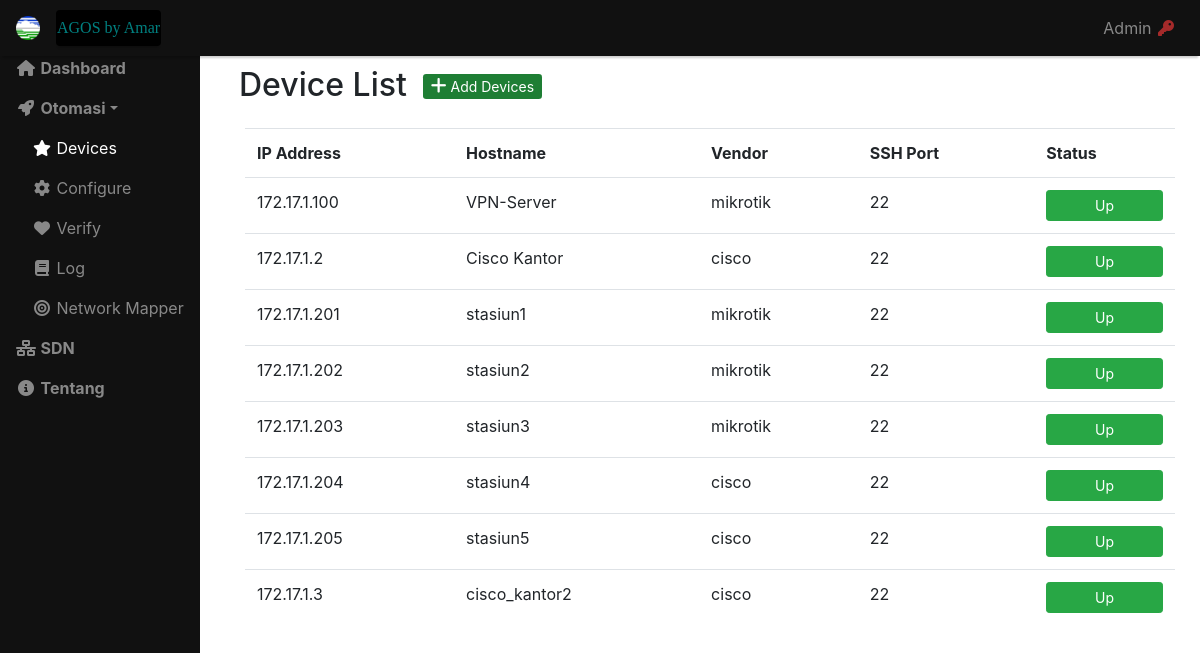
The app's page /devices/, older data.
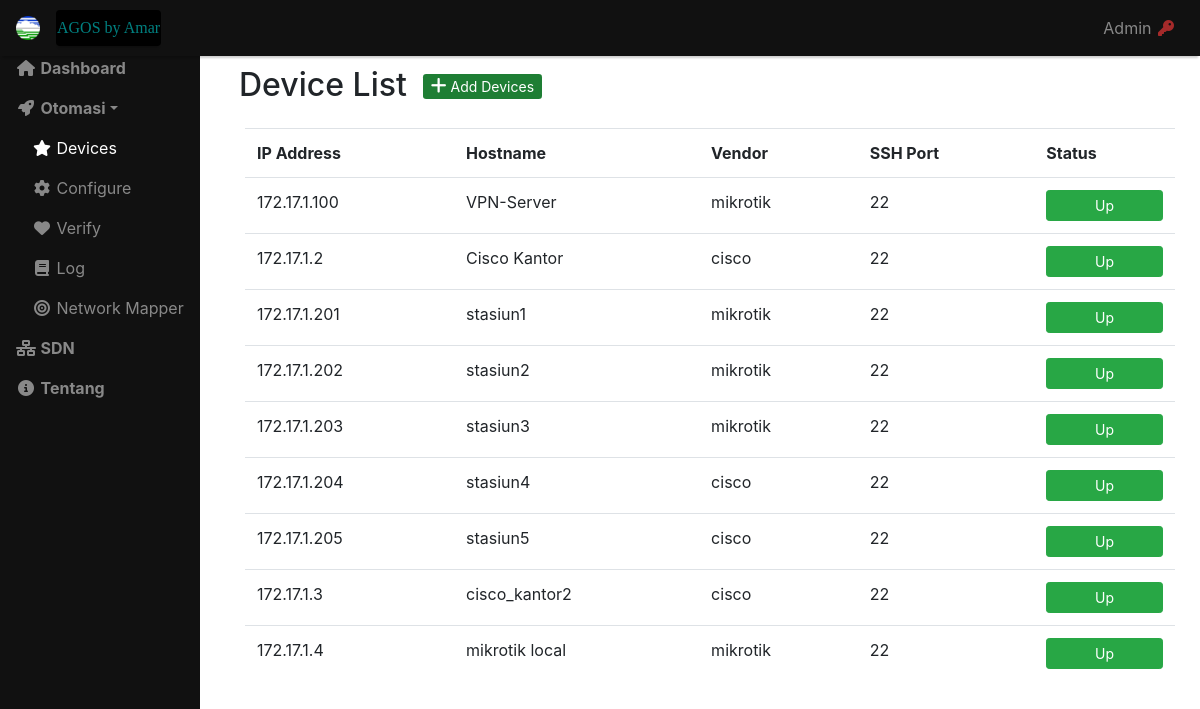
The same page, newer data.
### tomatis/models.py (models this page shows, shortened)
class Device(models.Model):
	ip_address = models.CharField(max_length=255, unique=True)
	hostname = models.CharField(max_length=255)
	username = models.CharField(max_length=255)
	password = models.CharField(max_length=255)
	ssh_port = models.IntegerField(default=22)
	VENDOR_CHOICES = {
		('mikrotik', 'Mikrotik'),
		('cisco','Cisco'),
	}
	vendor = models.CharField(max_length=255, choices=VENDOR_CHOICES)

### tomatis/views.py (the view)
# urls.py: path('devices/',views.devices, name='devices'),
def devices(request):
	all_device = Device.objects.order_by('ip_address')
	context = {
		'name': 'amar',
		'ip': 8080,
		'all_device' : all_device,
	}
	return render(request ,'devices.html', context)

### templates/devices.html (shortened to what this page needs)
{% extends 'main_template.html' %}
{% load django_bootstrap_breadcrumbs %}
{% block content %}
<div class="row">
	<div>
	    <h2 class="mb-4 ml-4">Device List</h2>
	</div>
	<div class="ml-3 mt-2">
	    <a href="/admin/tomatis/device/add/" class="btn-sm btn-success btn-lg active" role="button" aria-pressed="true"><i class="fa fa-plus" style="font-size:18px;color:white"></i> Add Devices</a>
	</div>
</div>
<div class="col-sm-12">
    <table class="table">
        <tbody><tr>
            <th>IP Address</th>
            <th>Hostname</th>
            <th>Vendor</th>
            <th>SSH Port</th>
            <th>Status</th>
        </tr>
        {% for device in all_device %}
        	<tr>
                <td>{{ device.ip_address }}</td>
                <td>{{ device.hostname }}</td>
                <td>{{ device.vendor }}</td>
                <td>{{ device.ssh_port }}</td>
                <td><button class="btn btn-success btn-sm btn-block"> Up </button></td>
            </tr>
        {% endfor %}
        </tbody>
    </table>
</div>
{% endblock content %}

Row changes from the older to the newer data that the page shows:
added Device: ip_address "172.17.1.4", hostname "mikrotik local", vendor "mikrotik", ssh_port "22"
